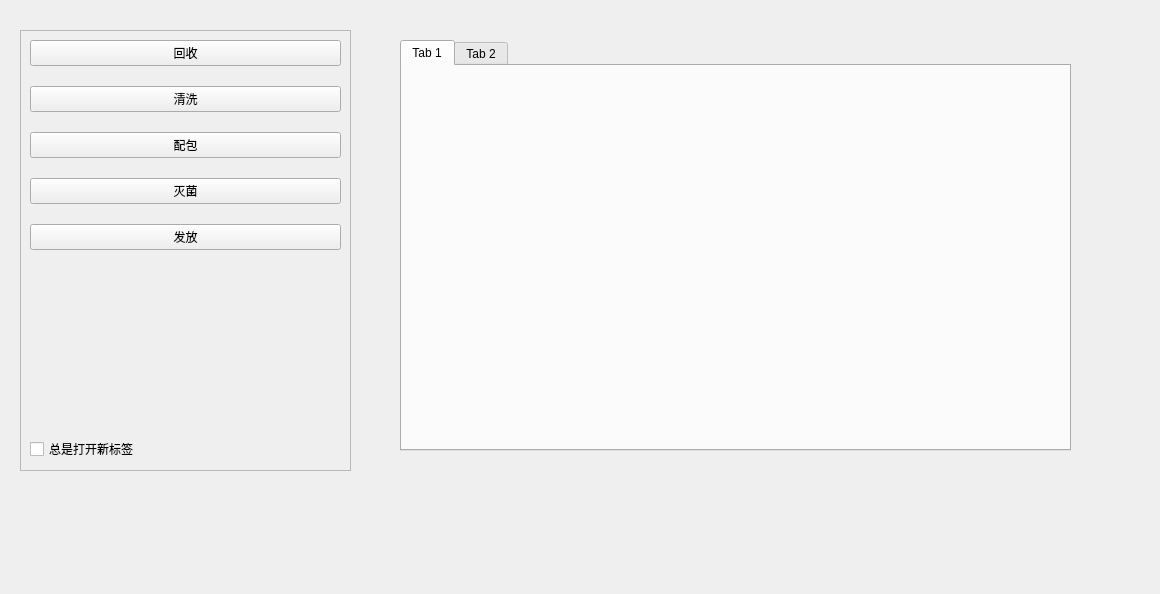
<?xml version="1.0" encoding="UTF-8"?>
<ui version="4.0">
 <class>Form</class>
 <widget class="QWidget" name="Form">
  <property name="geometry">
   <rect>
    <x>0</x>
    <y>0</y>
    <width>1160</width>
    <height>594</height>
   </rect>
  </property>
  <property name="windowTitle">
   <string>Form</string>
  </property>
  <property name="styleSheet">
   <string notr="true"/>
  </property>
  <widget class="QFrame" name="frame">
   <property name="geometry">
    <rect>
     <x>20</x>
     <y>30</y>
     <width>331</width>
     <height>441</height>
    </rect>
   </property>
   <property name="frameShape">
    <enum>QFrame::StyledPanel</enum>
   </property>
   <property name="frameShadow">
    <enum>QFrame::Raised</enum>
   </property>
   <layout class="QVBoxLayout" name="verticalLayout">
    <property name="spacing">
     <number>20</number>
    </property>
    <item>
     <widget class="QPushButton" name="pushButton">
      <property name="text">
       <string>回收</string>
      </property>
     </widget>
    </item>
    <item>
     <widget class="QPushButton" name="pushButton_2">
      <property name="text">
       <string>清洗</string>
      </property>
     </widget>
    </item>
    <item>
     <widget class="QPushButton" name="pushButton_3">
      <property name="text">
       <string>配包</string>
      </property>
     </widget>
    </item>
    <item>
     <widget class="QPushButton" name="pushButton_4">
      <property name="text">
       <string>灭菌</string>
      </property>
     </widget>
    </item>
    <item>
     <widget class="QPushButton" name="pushButton_5">
      <property name="text">
       <string>发放</string>
      </property>
     </widget>
    </item>
    <item>
     <spacer name="verticalSpacer">
      <property name="orientation">
       <enum>Qt::Vertical</enum>
      </property>
      <property name="sizeHint" stdset="0">
       <size>
        <width>20</width>
        <height>90</height>
       </size>
      </property>
     </spacer>
    </item>
    <item>
     <widget class="QCheckBox" name="checkBox">
      <property name="text">
       <string>总是打开新标签</string>
      </property>
     </widget>
    </item>
   </layout>
  </widget>
  <widget class="QTabWidget" name="tabWidget">
   <property name="geometry">
    <rect>
     <x>400</x>
     <y>40</y>
     <width>671</width>
     <height>411</height>
    </rect>
   </property>
   <widget class="QWidget" name="tab">
    <attribute name="title">
     <string>Tab 1</string>
    </attribute>
   </widget>
   <widget class="QWidget" name="tab_2">
    <attribute name="title">
     <string>Tab 2</string>
    </attribute>
   </widget>
  </widget>
 </widget>
 <resources>
  <include location="itrac.qrc"/>
 </resources>
 <connections/>
</ui>
